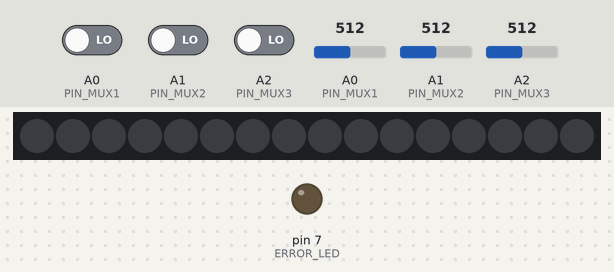
This program was run on a simulated Arduino Nano, built with avr-gcc and run on an emulated ATmega328P. On the bench: 16 RGB LEDs in strip order, left to right, output pins drawn as LEDs (lit = HIGH). The inputs (shaded band) are chosen by the test bench; at power-on: A0 (PIN_MUX1) LOW, A0 (PIN_MUX1) = 512, A1 (PIN_MUX2) LOW, A1 (PIN_MUX2) = 512, A2 (PIN_MUX3) LOW, A2 (PIN_MUX3) = 512. Pins used as bus, display or sensor lines are not drawn; what the program prints to the serial monitor is not drawn.

Above: at 0.1 s.
Timing chart, 0 to 1.6 s (numbered marks = the images above):
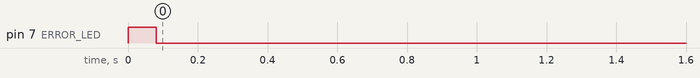

The program:

main.cpp
```cpp
/*INCLUDES*/
#include <Arduino.h>
#include "Tlc5940.h"


/*DEBUG macros*/
#define DEBUG   //If you comment this line, the DPRINT & DPRINTLN lines are defined as blank.
#ifdef DEBUG    //Macros are usually in all capital letters.
#define DPRINT(...)    Serial.print(__VA_ARGS__)     //DPRINT is a macro, debug print
#define DPRINTLN(...)  Serial.println(__VA_ARGS__)   //DPRINTLN is a macro, debug print with new line
#else
#define DPRINT(...)     //now defines a blank line
#define DPRINTLN(...)   //now defines a blank line
#endif

/*DEFINES*/
#define SERIAL_RX 2 //Serial pins for DME Communication
#define SERIAL_TX 3 //possible pins: 8, 9, 10, 11, 14 (MISO), 15 (SCK), 16 (MOSI)
#define SERIAL_BAUD 38400

#define ERROR_LED 7 // LED connected to pin 7

/*MUX STUFF*/
// read pins
#define PIN_MUX1 A0
#define PIN_MUX2 A1
#define PIN_MUX3 A2

// write pins for setting mux channel
#define MUX_S0 A3
#define MUX_S1 A4
#define MUX_S2 A5
/*MUX STUFF*/

struct inputpin {
    int value;
    uint8_t mux;  // Mux value to read from this input
    uint8_t pin;  // Pin to read from
    uint8_t dme;  // Value needed for DME set
    bool digital; // needed to distinguish analog from digital read
    bool stereo;  // set two dme values if stereo
};

struct outputpin {
    int value;
    uint8_t out; // TLC Number
    uint8_t dme; // DME Read number
    bool bar;    // set if led bar (size 10)
};

const byte numChars = 200;        //  buffer for dme read
char receivedChars[numChars];
char tempChars[numChars];         // temporary array for use when parsing

boolean newData = false;

// set if outputs were updated
boolean outputUpdate = false;


class Inputs {
public:
    // send command over serial to DME
    void set(inputpin input) {
        // different command for EQ
        if (input.mux < 7 && input.mux > 3) {
            // map poti value to dme value (only ±6dB)
            int level = map(input.value, 0, 1023, -600, 600);
            send(level, input.dme);
        } else {
            send(input.value, input.dme);
            // Setting second value -> stereo
            if (input.stereo) {
                send(input.value, input.dme + 1);
            }
        }
    };

    void update(boolean setall) {
        // setall for initialisation and sending all values to the DME
        // Looping over inputpin inputs[22]
        for (int i = 0; i < 22; i++) {
            // Changing Mux if needed - normally every 3rd time
            if (inputs[i].mux != currentMux) {
                setMux(inputs[i].mux);
                currentMux = inputs[i].mux; // saving current Mux pin
            }

            // analog / digital read the input pin
            int cache = readPin(inputs[i].pin, inputs[i].digital);


            // debouncing value - only values with a bigger difference than 3 are send
            if (cache < inputs[i].value - 3 || cache > inputs[i].value + 3 || setall) {
                inputs[i].value = cache;
                set(inputs[i]);
            } else if ((inputs[i].digital && cache != inputs[i].value) || setall) { // digital always
                inputs[i].value = cache;
                set(inputs[i]);
            }
        }
    };
private:
    // input array - if needed change size, for loop and add input
    // {level, mux, pin, dme, digital, stereo}
    inputpin inputs[22] = {
            // SWITCHES
            {0, 0, PIN_MUX1, 50, true,  false},   // Talkover Mic1
            {0, 0, PIN_MUX2, 51, true,  false},   // Talkover Mic2
            {0, 0, PIN_MUX3, 52, true,  false},   // Mute Mic1
            {0, 1, PIN_MUX1, 53, true,  false},   // Mute Mic2
            // POTIS
            {0, 1, PIN_MUX2, 54, false, false},   // Volume Mic1
            {0, 1, PIN_MUX3, 55, false, false},   // Volume Mic2
            {0, 2, PIN_MUX1, 58, false, true},   // Input DJ
            {0, 2, PIN_MUX2, 60, false, true},   // Input Bar
            {0, 2, PIN_MUX3, 62, false, true},   // Input Spare
            {0, 3, PIN_MUX1, 64, false, true},   // Output Oben
            {0, 3, PIN_MUX2, 66, false, true},   // Output Bar
            {0, 3, PIN_MUX3, 68, false, true},   // Output Unten
            // EQ Oben
            {0, 4, PIN_MUX1, 70, false, false},   // High
            {0, 4, PIN_MUX2, 71, false, false},   // Mid
            {0, 4, PIN_MUX3, 72, false, false},   // Low
            // EQ Bar
            {0, 5, PIN_MUX1, 73, false, false},   // High
            {0, 5, PIN_MUX2, 74, false, false},   // Mid
            {0, 5, PIN_MUX3, 75, false, false},   // Low
            // EQ Keller
            {0, 6, PIN_MUX1, 76, false, false},   // High
            {0, 6, PIN_MUX2, 77, false, false},   // Mid
            {0, 6, PIN_MUX3, 78, false, false},   // Low
            // extra
            {0, 7, PIN_MUX1, 79, true,  true},    // Delay Switch
    };

    // cached mux pin
    uint8_t currentMux;

    // read analog / digital pin
    int readPin(uint8_t pin, bool digital) {
        if (!digital) {
            return analogRead(pin);
        } else {
            return !(digitalRead(pin));
        }
    }

    // set mux pins
    void setMux(uint8_t mux) {
        switch (mux) {
            case 0:
                digitalWrite(MUX_S0, LOW);
                digitalWrite(MUX_S1, LOW);
                digitalWrite(MUX_S2, LOW);
                break;
            case 1:
                digitalWrite(MUX_S0, HIGH);
                digitalWrite(MUX_S1, LOW);
                digitalWrite(MUX_S2, LOW);
                break;
            case 2:
                digitalWrite(MUX_S0, LOW);
                digitalWrite(MUX_S1, HIGH);
                digitalWrite(MUX_S2, LOW);
                break;
            case 3:
                digitalWrite(MUX_S0, HIGH);
                digitalWrite(MUX_S1, HIGH);
                digitalWrite(MUX_S2, LOW);
                break;
            case 4:
                digitalWrite(MUX_S0, LOW);
                digitalWrite(MUX_S1, LOW);
                digitalWrite(MUX_S2, HIGH);
                break;
            case 5:
                digitalWrite(MUX_S0, HIGH);
                digitalWrite(MUX_S1, LOW);
                digitalWrite(MUX_S2, HIGH);
                break;
            case 6:
                digitalWrite(MUX_S0, LOW);
                digitalWrite(MUX_S1, HIGH);
                digitalWrite(MUX_S2, HIGH);
                break;
            case 7:
                digitalWrite(MUX_S0, HIGH);
                digitalWrite(MUX_S1, HIGH);
                digitalWrite(MUX_S2, HIGH);
                break;
            default:
                break;
        };
    };

    // write dme command on serial, different command for volumes
    void send(int level, uint8_t dme) {
        if (dme < 70 && dme > 53){
            Serial.print("SVL 0 ");
            Serial.print(dme);
            Serial.print(" ");
            Serial.print(level);
            Serial.print('\n');
        } else {
            Serial.print("SPR 0 ");
            Serial.print(dme);
            Serial.print(" ");
            Serial.print(level);
            Serial.print('\n');
        }
    };
};

class Outputs {
public:
    void getDME() {
        Serial.print("GMT 0 56 0 \n");
    };

    // from https://forum.arduino.cc/index.php?topic=288234.0
    void recvWithStartEndMarkers() {
        static boolean recvInProgress = false;
        static byte ndx = 0;
        char startMarker = 'U';
        char endMarker = 'H';
        char rc;

        while (Serial.available() > 0 && newData == false) {
            rc = Serial.read();

            if (recvInProgress == true) {
                if (rc != endMarker) {
                    receivedChars[ndx] = rc;
                    ndx++;
                    if (ndx >= numChars) {
                        ndx = numChars - 1;
                    }
                } else {
                    recvInProgress = false;
                    ndx = 0;
                    newData = true;
                }
            } else if (rc == startMarker) {
                recvInProgress = true;
            }
        }
    }

    void parseData() {      // split the data into its parts

        char *strtokIndx; // this is used by strtok() as an index

        strtokIndx = strtok(tempChars, " ");      // get the first part - the string

        // read the first 8 values of DME response
        // MTR 0 56 0 CUR -9428 -9780 -9376 -13801 -7432 -9004 -9004 -13801 -13801 -13801 -13801 -13801 -13801 -13801 -13801 -13801 HOLD -9322 -9741 -9332 -13801 -7421 -8943 -8943 -13801 -13801 -13801 -13801 -13801 -13801 -13801 -13801 -13801
        for (uint8_t i = 0; i < 8; i++) {
            strtokIndx = strtok(NULL, " ");      // get the first part - the string
            outputs[i].value = atoi(strtokIndx);     // convert this part to an integer
            set(outputs[i]);
        }
        outputUpdate = true;
    }

    // set LED Bar output
    void set(outputpin out) {
        if (out.bar) {
            // map DME value to 10 LEDs, not dimmed
            int level = map(out.value, -13801, 1, 0, 10);
            for (int i = out.out; i < out.out + level; i++) {
                Tlc.set(i, 4095);
            }
        } else {
            // map DME value to 1 LED, dimmed
            int level = map(out.value, -13801, 1, 0, 4095);
            Tlc.set(out.out, level);
        }

        Tlc.update();
    }

private:
    // output array {level, TLC number, DME number, bar}
    outputpin outputs[8] = {
            {0, 29, 1,  false}, // input DJ oben
            {0, 13, 2,  false}, // input Bar
            {0, 14, 3,  false}, // input spare
            {0, 1,  5,  true},  // Output Oben Level
            {0, 17, 6,  true},  // Output Bar Level
            {0, 33, 7,  true},  // Output Keller Level
            {0, 30, 15, false}, // Mic1 Level
            {0, 44, 16, false}, // Mic2 Level
    };

};

void setupPins() {
    pinMode(PIN_MUX1, INPUT);
    pinMode(PIN_MUX2, INPUT);
    pinMode(PIN_MUX3, INPUT);

    pinMode(MUX_S0, OUTPUT);
    pinMode(MUX_S1, OUTPUT);
    pinMode(MUX_S2, OUTPUT);
};

// enable error led
void enableError() {
    digitalWrite(ERROR_LED, HIGH);
}

// disable Error led
void disableError() {
    digitalWrite(ERROR_LED, LOW);
}

// Creating class objects
Inputs inputs;
Outputs outputs;

void setup() {
    pinMode(ERROR_LED, OUTPUT);
    enableError();
    // Start Serial - BAUD set in define
    Serial.begin(SERIAL_BAUD);
    setupPins();

    // init TLC for LEDs
    Tlc.init();
    Tlc.clear();

    // send all poti values to dme for initialisation
    inputs.update(true);

    // receive all dme values
    outputs.getDME();

    disableError();

};

uint8_t i=0;
unsigned long time = millis();

void loop() {
    //update all inputs and send to dme
    if(millis()-time > 100){
      inputs.update(false);
      while (Serial.available() > 0) {
          Serial.read();
      }
      outputs.getDME();
      time = millis();
    }


    // // send command for new outputs every 3rd loop & enable Error if no DME response
    // if (i > 5 && outputUpdate) {
    //
    //     outputUpdate = false;
    //     disableError();
    //     i=0;
    // } else if (i > 20 && !outputUpdate){
    //     outputs.getDME();
    //     enableError();
    // }
    // i++;
    // read buffer and check for start / end markers
    outputs.recvWithStartEndMarkers();
    if (newData == true) {
        strcpy(tempChars, receivedChars);
        // this temporary copy is necessary to protect the original data
        //   because strtok() used in parseData() replaces the commas with \0
        Tlc.clear();
        outputs.parseData();
        newData = false;
    }
    // TODO: enable error LED if no answer from DME
    // TODO: test this shit!
};
```
